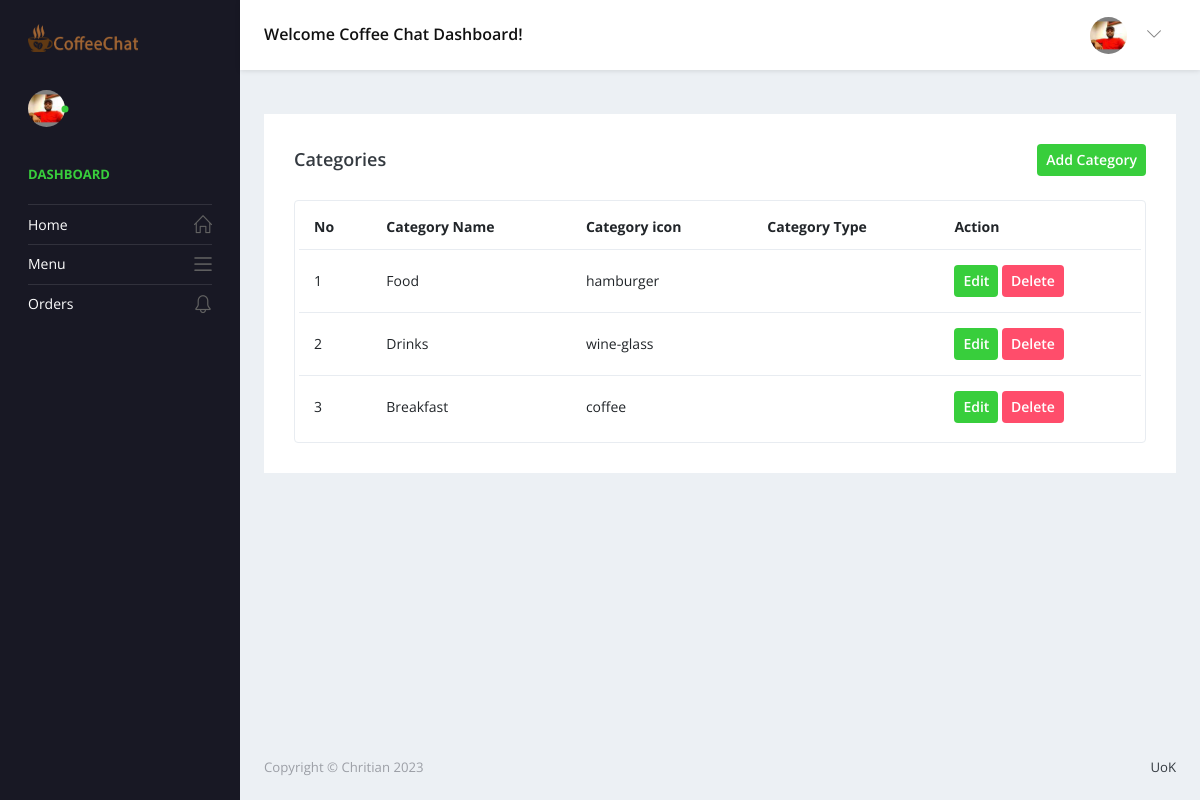
The page /admin/Categories.php (signed in) on the database its author committed.
### tables this page shows
CREATE TABLE `category` (
  `cat_id` int(11) NOT NULL,
  `cat_name` varchar(100) NOT NULL,
  `cat_icon` varchar(100) NOT NULL
);

### admin/driver/dealer.php (called while the page is built, shortened)
<?php
class Action extends Database{
	public function selectRows($query,$param){
		$db=$this->connect();
		$fetch=$db->prepare($query);
		$fetch->execute();
		return $fetch->fetchAll();
	}
}
?>

### admin/Categories.php (the view, shortened to what this page needs)
<?php require 'header.php'; ?>
        <div class="main-panel">
          <div class="content-wrapper">
            <div class="row">
              <div class="col-md-12 grid-margin stretch-card">
                <div class="card">
                  <div class="card-body">
                    <div class="d-sm-flex align-items-center mb-4">
                      <h4 class="card-title mb-sm-0">Categories</h4>
                      <button class="btn badge badge-success p-2 ml-auto" data-toggle="modal" data-target="#exampleModal"> Add Category</button>
                    </div>
                    <div class="table-responsive border rounded p-1">
                      <table class="table">
                        <thead>
                          <tr>
                            <th class="font-weight-bold">No</th>
                            <th class="font-weight-bold">Category Name</th>
                            <th class="font-weight-bold">Category icon</th>
                            <th class="font-weight-bold">Category Type</th>
                            <th class="font-weight-bold">Action</th>
                          </tr>
                          </thead>
                        <tbody>
                                  <?php
                                      $sql = "SELECT * from category";
                                      $param = array();
                                      $datas = $action->selectRows($sql,$param);
                                      foreach ($datas as $key => $data) {
                                    ?>
                                    <tr>
                                        <td><?= $key+=1;?></td>
                                        <td><?= $data['cat_name'];?></td>
                                        <td><?= $data['cat_icon'];?></td>
                                        <td><?= $data['cat_type'];?></td>
                                        <td>
                                            <button class="btn badge badge-success p-2 ml-auto updateData"  data-id="<?= $data['cat_id'];?>" data-table="category" data-toggle="modal" data-target="#exampleModalUpdate"> Edit</button>
                                            <button class="btn badge badge-danger p-2 ml-auto deleteRow" data-id="<?= $data['cat_id'];?>" data-table="category" data-column="cat_id"> Delete</button>
                                        </td>
                                    </tr>
                                    <?php } ?>
                        </tbody>
                      </table>
                    </div>
                  </div>
                </div>
              </div>
            </div>
          </div>
      <?php require 'footer.php'; ?>

### rows shown on the page
category: key "1", cat_name "Food", cat_icon "hamburger"
category: key "2", cat_name "Drinks", cat_icon "wine-glass"
category: key "3", cat_name "Breakfast", cat_icon "coffee"
